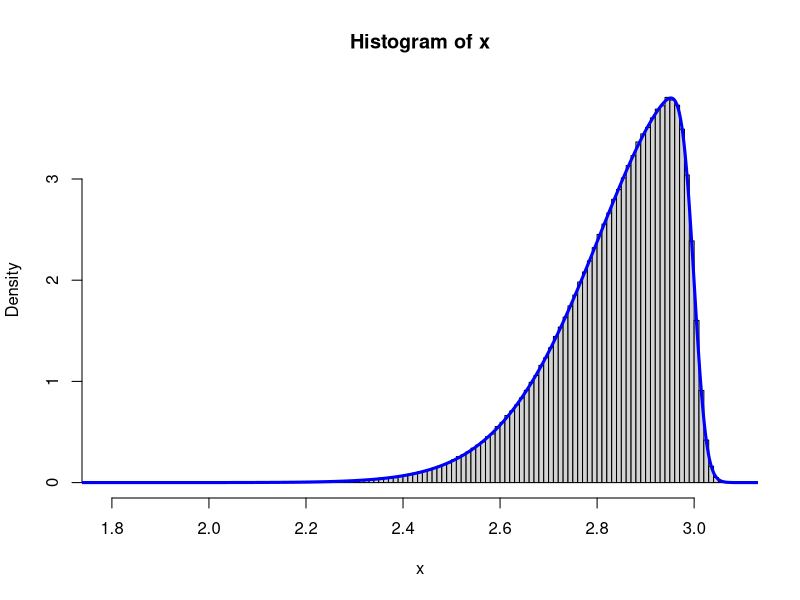

The R source for this figure:
library(truncnorm)

d_skew_t = function(x, nu, loc, scale, alpha) {
  z = (x - loc) / scale
  u = alpha * z * sqrt((nu + 1) / (nu + z*z))
  kernel = dt(z, nu, log=T) + pt(u, nu + 1, log=T)
  kernel + log(2) - log(scale)
}

skew_t = function(n, nu, loc, scale, alpha) {
  w = rgamma(n, nu/2, nu/2)
  z = rtruncnorm(n, 0, Inf, 0, sqrt(1/w))
  # rnorm(n, loc + z * alpha, scale/sqrt(w))

  delta = alpha / sqrt(1 + alpha^2)
  loc + scale * z * delta + scale * sqrt(1 - delta^2) * rnorm(n)
}


nu=30
loc=3
scale=.2
alpha=-10

x = skew_t(1e6, nu, loc, scale, alpha)
xx = seq(-10, 10, len=10000)
hist(x, prob=T, breaks=100)
lines(xx, exp(d_skew_t(xx, nu, loc, scale, alpha)), lwd=3, col='blue')
